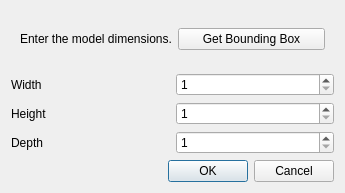
<?xml version="1.0" encoding="UTF-8"?>
<ui version="4.0">
 <class>ResizeDialog</class>
 <widget class="QDialog" name="ResizeDialog">
  <property name="geometry">
   <rect>
    <x>0</x>
    <y>0</y>
    <width>345</width>
    <height>193</height>
   </rect>
  </property>
  <property name="windowTitle">
   <string>Model Size</string>
  </property>
  <layout class="QVBoxLayout" name="verticalLayout">
   <item>
    <widget class="QFrame" name="frame">
     <property name="frameShape">
      <enum>QFrame::NoFrame</enum>
     </property>
     <property name="frameShadow">
      <enum>QFrame::Plain</enum>
     </property>
     <layout class="QGridLayout" name="gridLayout">
      <item row="0" column="0">
       <layout class="QHBoxLayout" name="horizontalLayout">
        <item>
         <widget class="QLabel" name="label">
          <property name="text">
           <string>Enter the model dimensions.</string>
          </property>
         </widget>
        </item>
        <item>
         <widget class="QPushButton" name="button_auto">
          <property name="text">
           <string>Get Bounding Box</string>
          </property>
         </widget>
        </item>
       </layout>
      </item>
     </layout>
    </widget>
   </item>
   <item>
    <layout class="QGridLayout" name="gridLayout_2">
     <item row="2" column="1">
      <widget class="QSpinBox" name="depth">
       <property name="minimum">
        <number>1</number>
       </property>
      </widget>
     </item>
     <item row="0" column="0">
      <widget class="QLabel" name="label_2">
       <property name="text">
        <string>Width</string>
       </property>
      </widget>
     </item>
     <item row="0" column="1">
      <widget class="QSpinBox" name="width">
       <property name="minimum">
        <number>1</number>
       </property>
      </widget>
     </item>
     <item row="1" column="0">
      <widget class="QLabel" name="label_3">
       <property name="text">
        <string>Height</string>
       </property>
      </widget>
     </item>
     <item row="1" column="1">
      <widget class="QSpinBox" name="height">
       <property name="minimum">
        <number>1</number>
       </property>
      </widget>
     </item>
     <item row="2" column="0">
      <widget class="QLabel" name="label_4">
       <property name="text">
        <string>Depth</string>
       </property>
      </widget>
     </item>
    </layout>
   </item>
   <item>
    <widget class="QDialogButtonBox" name="buttonBox">
     <property name="orientation">
      <enum>Qt::Horizontal</enum>
     </property>
     <property name="standardButtons">
      <set>QDialogButtonBox::Cancel|QDialogButtonBox::Ok</set>
     </property>
    </widget>
   </item>
  </layout>
 </widget>
 <tabstops>
  <tabstop>width</tabstop>
  <tabstop>height</tabstop>
  <tabstop>depth</tabstop>
  <tabstop>buttonBox</tabstop>
 </tabstops>
 <resources/>
 <connections>
  <connection>
   <sender>buttonBox</sender>
   <signal>accepted()</signal>
   <receiver>ResizeDialog</receiver>
   <slot>accept()</slot>
   <hints>
    <hint type="sourcelabel">
     <x>248</x>
     <y>254</y>
    </hint>
    <hint type="destinationlabel">
     <x>157</x>
     <y>274</y>
    </hint>
   </hints>
  </connection>
  <connection>
   <sender>buttonBox</sender>
   <signal>rejected()</signal>
   <receiver>ResizeDialog</receiver>
   <slot>reject()</slot>
   <hints>
    <hint type="sourcelabel">
     <x>316</x>
     <y>260</y>
    </hint>
    <hint type="destinationlabel">
     <x>286</x>
     <y>274</y>
    </hint>
   </hints>
  </connection>
 </connections>
</ui>
